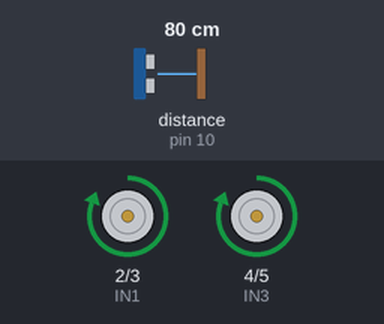
The sketch below on a simulated Arduino Uno, built with avr-gcc and run on an emulated ATmega328P. Shown: motor-driver pin pairs drawn as motors (green arrow = first pin HIGH = forward, orange = second pin HIGH = backward, longer = more drive, scaled by the enable pin). Inputs (shaded band) come from the test bench; at power-on: distance to the obstacle (sensor on pin 10) 80 cm. The echo pulse lasts 58.3 µs per cm.

Above: at 1.2 s.
1.3 s: distance to the obstacle (sensor on pin 10) set to 22 cm
4.3 s: distance to the obstacle (sensor on pin 10) set to 18 cm
At 4.45 s:
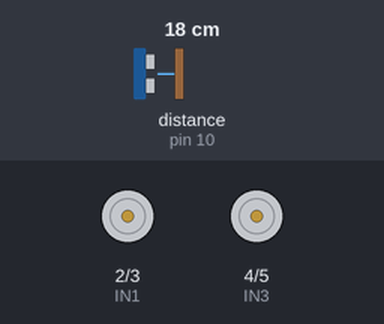
At 5.0 s:
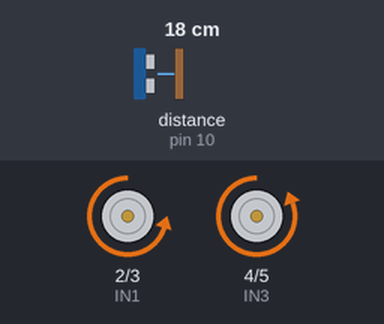
Timing chart, 0 to 13.3 s (numbered marks = the images above; inputs shaded):
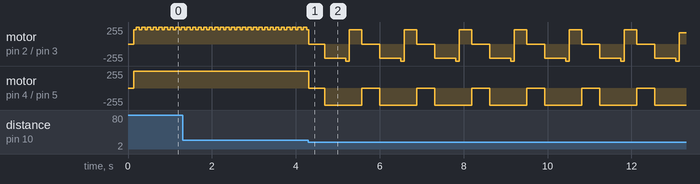

Measured:
- the behaviour switches between 21 and 20 cm on distance to the obstacle (sensor on pin 10) (found by bisection; images 0 and 1)
- after the input at 4.3 s, motor on pin 4 (IN3) / pin 5 (IN4): alternates backward 255/255 for 0.88 s and stopped for 0.43 s, starting at once
- by itself, motor on pin 2 (IN1) / pin 3 (IN2): repeats every 1.3 s: backward 215/255 0.50 s, backward 255/255 0.08 s, forward 215/255 0.30 s, stopped 0.43 s

The sketch:

Obs_Robot_Code2.ino
```cpp
#include <NewPing.h>

#define TrigPin 9
#define EchoPin 10
#define maxDist 200
#define stopDistance 20
NewPing sonar(TrigPin, EchoPin, maxDist);

#define IN1 2
#define IN2 3
#define IN3 4
#define IN4 5
#define ENA 6
#define ENB 7

#define speedL 215
#define speedR 180

#define turnSpeedL 170
#define turnSpeedR 150

#define turnDuration 300

void setup() {
  pinMode(IN1, OUTPUT);
  pinMode(IN2, OUTPUT);
  pinMode(IN3, OUTPUT);
  pinMode(IN4, OUTPUT);
  pinMode(ENA, OUTPUT);
  pinMode(ENB, OUTPUT);
}

void kickstart() {
  analogWrite(ENA, 255);
  analogWrite(ENB, 255);
  delay(80);
}

void moveForward() {
  kickstart();
  analogWrite(ENA, speedL);
  analogWrite(ENB, speedR);
  digitalWrite(IN1, HIGH); digitalWrite(IN2, LOW);
  digitalWrite(IN3, HIGH); digitalWrite(IN4, LOW);
}

void moveBackward() {
  kickstart();
  analogWrite(ENA, speedL);
  analogWrite(ENB, speedR);
  digitalWrite(IN1, LOW); digitalWrite(IN2, HIGH);
  digitalWrite(IN3, LOW); digitalWrite(IN4, HIGH);
}

void turnRight() {
  kickstart();
  analogWrite(ENA, turnSpeedL);
  analogWrite(ENB, turnSpeedR);
  digitalWrite(IN1, HIGH); digitalWrite(IN2, LOW);
  digitalWrite(IN3, LOW);  digitalWrite(IN4, HIGH);
}

void stopMotors() {
  analogWrite(ENA, 0);
  analogWrite(ENB, 0);
  digitalWrite(IN1, LOW); digitalWrite(IN2, LOW);
  digitalWrite(IN3, LOW); digitalWrite(IN4, LOW);
}

void loop() {

  delay(50);
  int distance = sonar.ping_cm();

  if (distance == 0 || distance > stopDistance) {
    moveForward();
  }
  else {
    stopMotors();
    delay(300);
    moveBackward();
    delay(500);
    turnRight();
    delay(turnDuration);
    stopMotors();
  }
}
```
